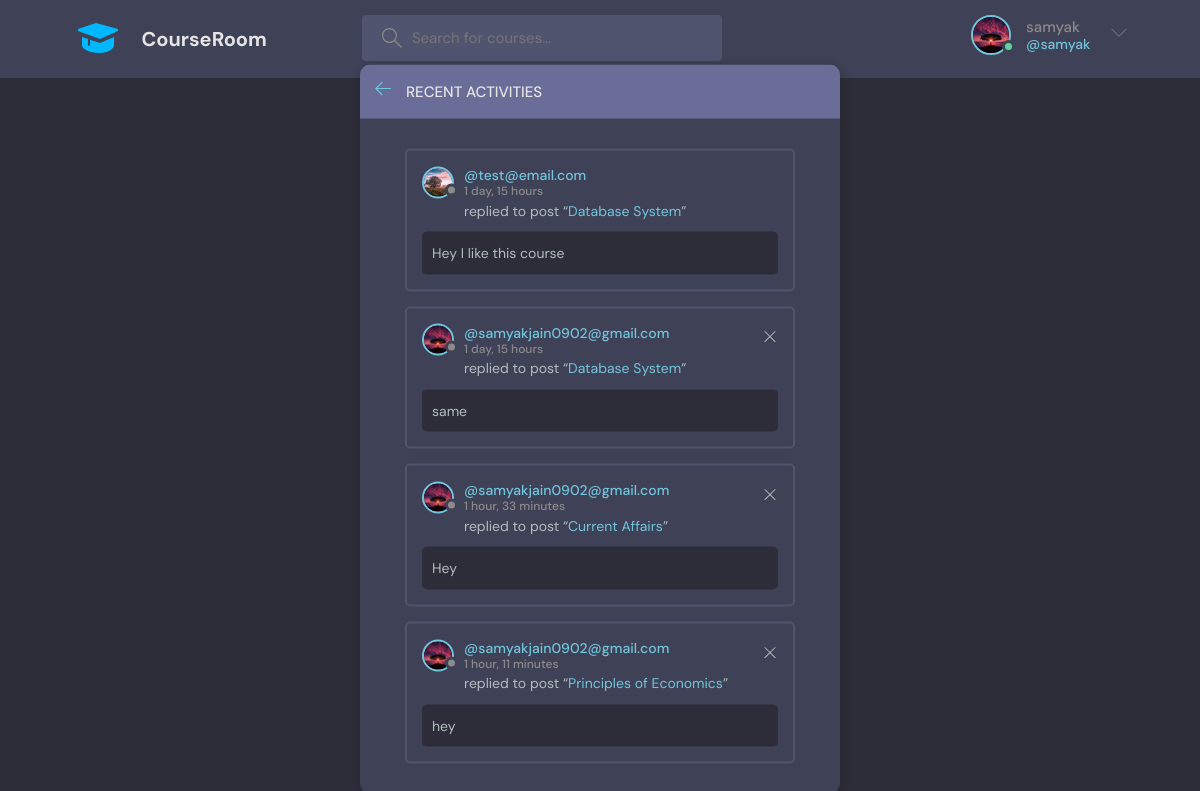
/activity/ (signed in), run on the app's committed database.
### base/models.py (models this page shows, shortened)
class User(AbstractUser):
    name= models.CharField(max_length=200, null=True)
    email= models.EmailField(unique=True,null=True)
    bio= models.TextField(null=True)
    avatar= models.ImageField(null = True, default="avatar.svg")
    USERNAME_FIELD= 'email'
    REQUIRED_FIELDS= []

class Message(models.Model):
    user= models.ForeignKey(User, on_delete= models.CASCADE)
    room= models.ForeignKey(Room, on_delete=models.CASCADE)
    body= models.TextField()
    updated = models.DateTimeField(auto_now=True)
    created= models.DateTimeField(auto_now_add=True)
    class Meta:
        ordering=['updated', 'created']

class Room(models.Model):
    host=models.ForeignKey(User, on_delete=models.SET_NULL,null=True)
    topic=models.ForeignKey(Topic, on_delete=models.SET_NULL,null=True)
    name= models.CharField(max_length=200)
    description= models.TextField(null=True, blank= True)
    participants=models.ManyToManyField(User, related_name= 'participants',blank=True )
    updated = models.DateTimeField(auto_now=True)
    created= models.DateTimeField(auto_now_add=True)
    class Meta:
        ordering=['-updated', '-created']
    def __str__(self):
        return self.name

### base/views.py (the view)
# urls.py: path('activity/', views.activityPage, name="activity"),
def activityPage(request):
    room_messages= Message.objects.all()
    return render(request,'base/activity.html',{'room_messages':room_messages,})

### base/templates/base/activity.html (shortened to what this page needs)
{% extends 'main.html' %}
{% block content %}
<main class="layout">
  <div class="container">
    <div class="layout__box">
      <div class="layout__boxHeader">
        <div class="layout__boxTitle">
          <a href="{% url 'home' %}">
            <svg version="1.1" xmlns="http://www.w3.org/2000/svg" width="32" height="32" viewBox="0 0 32 32">
              <title>arrow-left</title>
              <path
                d="M13.723 2.286l-13.723 13.714 13.719 13.714 1.616-1.611-10.96-10.96h27.625v-2.286h-27.625l10.965-10.965-1.616-1.607z">
              </path>
            </svg>
          </a>
          <h3>Recent Activities</h3>
        </div>
      </div>
      <div class="activities-page layout__body">
        {% for message in room_messages %}
        <div class="activities__box">
          <div class="activities__boxHeader roomListRoom__header">
            <a href="{% url 'user-profile' message.user.id %}" class="roomListRoom__author">
              <div class="avatar avatar--small">
                <img src="{{message.user.avatar.url}}" />
              </div>
              <p>
                @{{message.user}}
                <span>{{message.created|timesince}}</span>
              </p>
            </a>
            {% if request.user == message.user %}
            <div class="roomListRoom__actions">
              <a href="{% url 'delete-message' message.id %}">
                <svg version="1.1" xmlns="http://www.w3.org/2000/svg" width="32" height="32" viewBox="0 0 32 32">
                  <title>remove</title>
                  <path
                    d="M27.314 6.019l-1.333-1.333-9.98 9.981-9.981-9.981-1.333 1.333 9.981 9.981-9.981 9.98 1.333 1.333 9.981-9.98 9.98 9.98 1.333-1.333-9.98-9.98 9.98-9.981z">
                  </path>
                </svg>
              </a>
            </div>
            {% endif %}
          </div>
          <div class="activities__boxContent">
            <p>replied to post “<a href="{% url 'room' message.room.id %}">{{message.room}}</a>”</p>
            <div class="activities__boxRoomContent">
              {{message.body}}
            </div>
          </div>
        </div>
        {% endfor %}
      </div>
    </div>
  </div>
</main>
{% endblock content %}

### templates/navbar.html (shortened to what this page needs)
{% load static %}
<header class="header header--loggedIn">
  <div class="container">
    <a href="{% url 'home' %}" class="header__logo">
      <svg xmlns="http://www.w3.org/2000/svg" width="48" height="48" viewBox="0 0 24 24" style="fill: rgba(0, 184, 255, 1);"><path d="M2 7v1l11 4 9-4V7L11 4z"></path><path d="M4 11v4.267c0 1.621 4.001 3.893 9 3.734 4-.126 6.586-1.972 7-3.467.024-.089.037-.178.037-.268V11L13 14l-5-1.667v3.213l-1-.364V12l-3-1z"></path></svg>
      <h1>CourseRoom</h1>
    </a>
    <form class="header__search" method="GET" action="{% url 'home' %}">
      <label>
        <input name="q" placeholder="Search for courses..." />
      </label>
    </form>
    <nav class="header__menu">
      {% if request.user.is_authenticated %}
      <div class="header__user">
        <a href="{% url 'user-profile' user.id %}">
          <div class="avatar avatar--medium active">
            <img src="{{request.user.avatar.url}}" />
          </div>
          <p>{{request.user.username}} <span>@{{request.user.username}}</span></p>
        </a>
        <button class="dropdown-button">
          <svg version="1.1" xmlns="http://www.w3.org/2000/svg" width="32" height="32" viewBox="0 0 32 32">
            <title>chevron-down</title>
            <path d="M16 21l-13-13h-3l16 16 16-16h-3l-13 13z"></path>
          </svg>
        </button>
      </div>
      {% else %}
      <a href="{% url 'login' %}">
        <img src="{% static 'images/avatar.svg' %}" />
        <p>Login</p>
      </a>
      {% endif %}
    </nav>
  </div>
</header>

### data on the page
User: user.avatar (picture), user.username "samyak"
Message: user.avatar (picture), user "test@email.com", created "1 day, 15 hours", room "Database System", body "Hey I like this course"
Message: user.avatar (picture), user "samyakjain0902@gmail.com", created "1 day, 15 hours", room "Database System", body "same"
Message: user.avatar (picture), user "samyakjain0902@gmail.com", created "1 hour, 33 minutes", room "Current Affairs", body "Hey"
Message: user.avatar (picture), user "samyakjain0902@gmail.com", created "1 hour, 11 minutes", room "Principles of Economics", body "hey"
